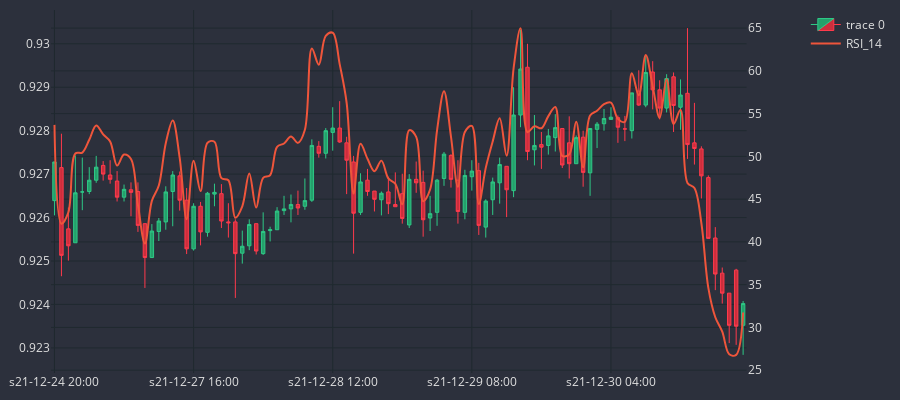

The code cell stored with this chart in its notebook:
### Code cell
dfp = df_an.iloc[-100:]
cp = CandlePlot(dfp, candles=True)
cp.show_plot(line_traces=[], sec_traces=['RSI_14'])
